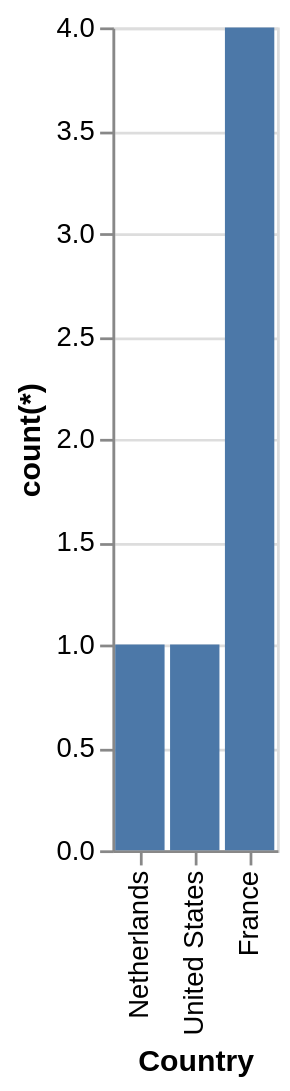

The specification (Vega-Lite) saved for this image:
### Vega-Lite specification from a JSON file in a GitHub repository (floating-point values rounded to 4 significant figures)
{"data": {"values": [{"x_data": "Netherlands", "y_data": 1}, {"x_data": "United States", "y_data": 1}, {"x_data": "France", "y_data": 4}]}, "mark": "bar", "encoding": {"x": {"field": "x_data", "type": "nominal", "title": "Country", "sort": {"op": "sum", "field": "y_data", "order": "ascending"}}, "y": {"field": "y_data", "type": "quantitative", "title": "count(*)"}}}
